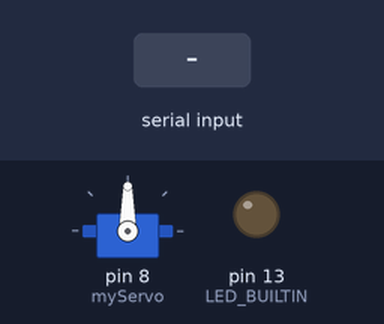
The sketch below on a simulated Arduino Uno, built with avr-gcc and run on an emulated ATmega328P. Parts: servo, output pins drawn as LEDs (lit = HIGH). Inputs (shaded band) come from the test bench.

Above: at 1.2 s.
1.3 s: "1" received over Serial
At 2.6 s:
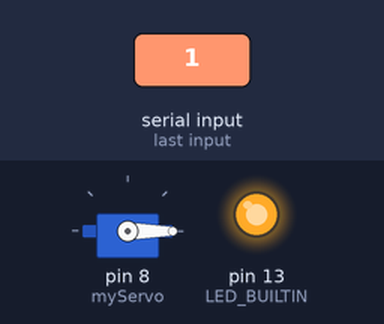
Timing chart, 0 to 4.8 s (numbered marks = the images above; inputs shaded):
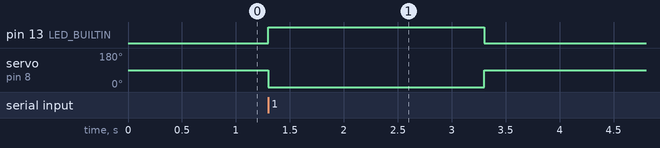

The sketch:

gateControl.ino
```cpp
#include <Servo.h>

Servo myServo;

void setup() {
  pinMode(LED_BUILTIN, OUTPUT);
  myServo.attach(8);
  Serial.begin(9600);
}

void loop() {
  if (Serial.available()) {
    char command = Serial.read();
    if (command == '1') {
      digitalWrite(LED_BUILTIN, HIGH);
      myServo.write(-90);
      delay(2000);  // LED on for 1 second
      digitalWrite(LED_BUILTIN, LOW);
      myServo.write(90);
    }
  }
}
```

Measured:
- after the input at 1.3 s, pin 13 (LED_BUILTIN): LOW → HIGH at once, → LOW 2.0 s later; servo on pin 8 (myServo): 90° → 0° at once, → 90° 2.0 s later
